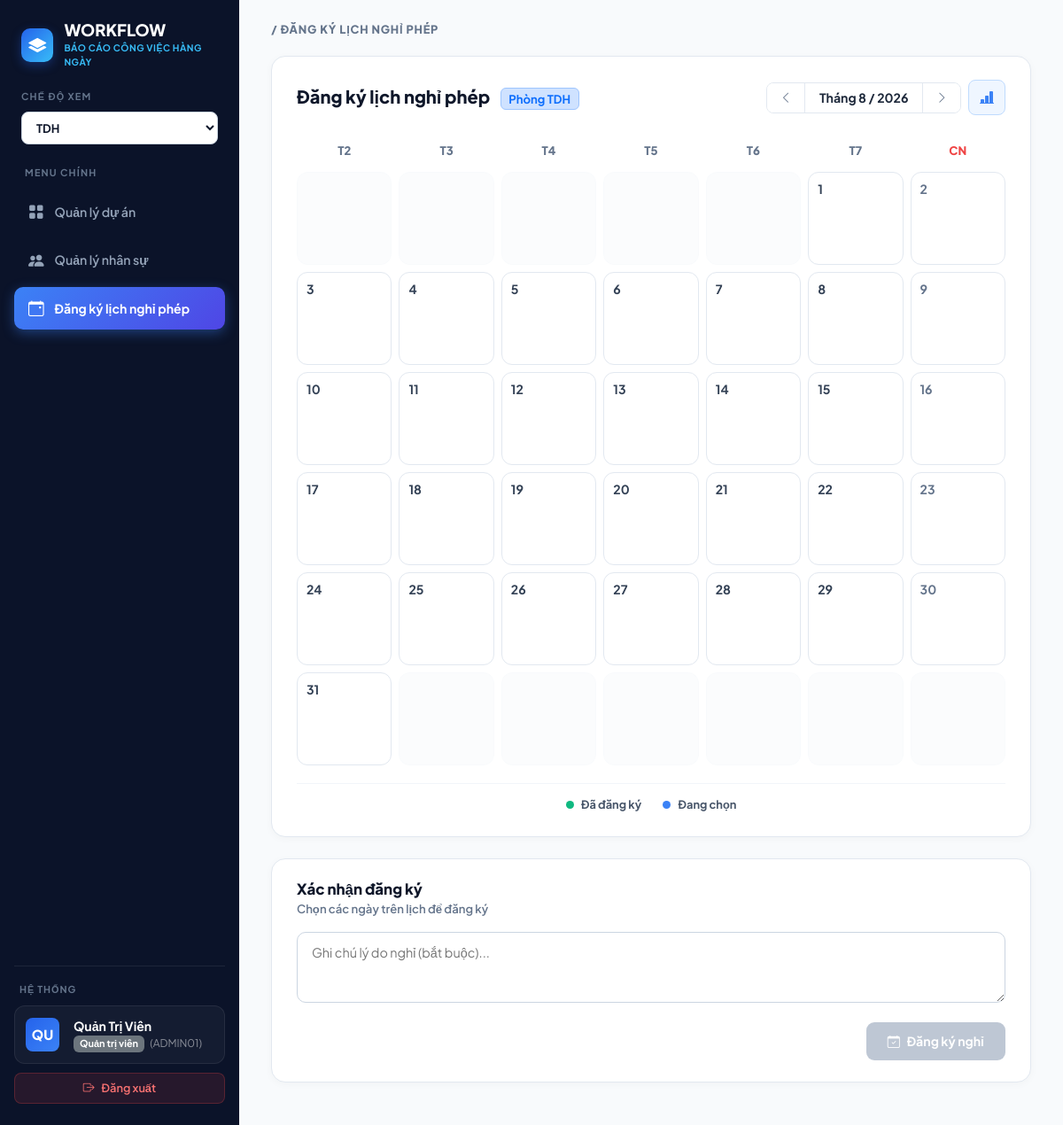
/leave-calendar?month=8&year=2026&dept=TDH (signed in), run on the app's committed database.
### app.py (models this page shows)
class Employee(db.Model):
    __tablename__ = 'employee'
    id = db.Column(db.Integer, primary_key=True)
    employee_code = db.Column(db.String(50), unique=True, nullable=False)
    full_name = db.Column(db.String(100), nullable=False)
    email = db.Column(db.String(100))
    phone = db.Column(db.String(20))
    emergency_phone = db.Column(db.String(50))
    position = db.Column(db.String(100))
    department = db.Column(db.String(50), nullable=False, default='TDH')  # 'TDH', 'A11A', 'LENS'
    role = db.Column(db.String(20), nullable=False, default='user')        # 'admin' hoặc 'user'
    password_hash = db.Column(db.String(200), nullable=False)
    start_date = db.Column(db.Date)
    status = db.Column(db.String(50), default='active')                    # 'active' hoặc 'inactive'

### app.py (the view, shortened to what this page needs)
@app.route('/leave-calendar')
def leave_calendar():
    emp_code = session.get('employee_code')
    if not emp_code:
        flash('Vui lòng đăng nhập trước khi tiếp tục.', 'warning')
        return redirect(url_for('login'))
    current_user = Employee.query.filter_by(employee_code=emp_code).first()
    if not current_user:
        session.clear()
        return redirect(url_for('login'))
    today = datetime.now().date()
    month = request.args.get('month', type=int) or today.month
    year = request.args.get('year', type=int) or today.year
    is_admin = (session.get('role') == 'admin')
    if is_admin:
        selected_dept = request.args.get('dept', 'TDH')
        if selected_dept not in ['TDH', 'A11A', 'LENS']:
            selected_dept = 'TDH'
    prev_month, prev_year = (12, year - 1) if month == 1 else (month - 1, year)
    next_month, next_year = (1, year + 1) if month == 12 else (month + 1, year)
    all_leaves = LeaveRequest.query.all()
    month_leaves = [
        l for l in all_leaves
        if l.leave_date and l.leave_date.month == month and l.leave_date.year == year
    ]
    display_leaves = [l for l in month_leaves if l.employee and l.employee.department == selected_dept]
    leaves_by_date = {}
    for l in display_leaves:
        date_key = l.leave_date.strftime('%Y-%m-%d')
        if date_key not in leaves_by_date:
            leaves_by_date[date_key] = []
        leaves_by_date[date_key].append(l)
    cal = calendar.Calendar(firstweekday=0)
    month_dates = cal.monthdatescalendar(year, month)
    calendar_weeks = []
    for week in month_dates:
        week_data = []
        for d in week:
            date_str = d.strftime('%Y-%m-%d')
            week_data.append({
                'day': d.day,
                'date_str': date_str,
                'is_current_month': (d.month == month),
                'is_today': (d == today),
                'is_sunday': (d.isoweekday() == 7),
                'leaves': leaves_by_date.get(date_str, [])
            })
        calendar_weeks.append(week_data)
    emp_stats = {}
    chart_labels = list(emp_stats.keys())
    chart_data = [info['count'] for info in emp_stats.values()]
    emp_summary = [
        {'name': k, 'dept': v['dept'], 'count': v['count'], 'dates_str': ', '.join(v['dates'])}
        for k, v in emp_stats.items()
    ]
    user_initials = get_initials(current_user.full_name)
    return render_template(
        'leave_calendar.html',
        current_user=current_user,
        user_initials=user_initials,
        calendar_weeks=calendar_weeks,
        current_month=month,
        current_year=year,
        prev_month=prev_month,
        prev_year=prev_year,
        next_month=next_month,
        next_year=next_year,
        selected_dept=selected_dept,
        chart_labels=chart_labels,
        chart_data=chart_data,
        emp_summary=emp_summary,
        is_admin=is_admin,
        active_page='leave_calendar'
    )

### app.py (called while the page is built)
def get_initials(name):
    if not name:
        return 'NV'
    parts = name.strip().split()
    if len(parts) >= 2:
        return (parts[0][0] + parts[-1][0]).upper()
    return name[:2].upper()

### templates/leave_calendar.html (shortened to what this page needs)
<!DOCTYPE html>
<html lang="vi">
<head>
    <link href="https://cdn.jsdelivr.net/npm/bootstrap@5.3.0/dist/css/bootstrap.min.css" rel="stylesheet">
    <link rel="stylesheet" href="https://cdn.jsdelivr.net/npm/bootstrap-icons@1.11.3/font/bootstrap-icons.min.css">
</head>
<body>
    {% if session.get('role') == 'admin' or current_user.role == 'admin' %}
        {% include 'sidebar_admin.html' %}
    {% else %}
        {% include 'sidebar_user.html' %}
    {% endif %}
    <main class="main-wrapper">
        <div class="breadcrumb-tag">/ ĐĂNG KÝ LỊCH NGHỈ PHÉP</div>
        <div class="calendar-main-card">
            <div class="calendar-header">
                <h1 class="calendar-title">Đăng ký lịch nghỉ phép <span class="badge bg-primary-subtle text-primary border border-primary-subtle ms-2" style="font-size: 0.82rem; font-weight: 700; vertical-align: middle;">Phòng {{ selected_dept }}</span></h1>
                <div class="calendar-controls">
                    <div class="nav-btn-group">
                        <a href="{{ url_for('leave_calendar', month=prev_month, year=prev_year, dept=selected_dept) }}" class="cal-nav-btn" title="Tháng trước">
                            <i class="bi bi-chevron-left"></i>
                        </a>
                        <div class="month-display-text">Tháng {{ current_month }} / {{ current_year }}</div>
                        <a href="{{ url_for('leave_calendar', month=next_month, year=next_year, dept=selected_dept) }}" class="cal-nav-btn" title="Tháng sau">
                            <i class="bi bi-chevron-right"></i>
                        </a>
                    </div>
                    <button type="button" class="btn-chart-stats" data-bs-toggle="modal" data-bs-target="#leaveStatsModal" title="Xem biểu đồ thống kê ngày nghỉ">
                        <i class="bi bi-bar-chart-line-fill"></i>
                    </button>
                </div>
            </div>
            <div class="calendar-grid">
                <div class="weekday-header">T2</div>
                <div class="weekday-header">T3</div>
                <div class="weekday-header">T4</div>
                <div class="weekday-header">T5</div>
                <div class="weekday-header">T6</div>
                <div class="weekday-header">T7</div>
                <div class="weekday-header sunday">CN</div>
                {% for week in calendar_weeks %}
                    {% for day_item in week %}
                    <div class="day-cell {% if not day_item.is_current_month %}other-month{% endif %}"
                         {% if day_item.is_current_month %}
                         data-date="{{ day_item.date_str }}"
                         onclick="toggleDateSelection(this, '{{ day_item.date_str }}')"
                         {% endif %}>
                        <div class="d-flex justify-content-between align-items-center">
                            {% if day_item.is_current_month %}
                            <span class="day-num {% if day_item.is_today %}today{% elif day_item.is_sunday %}sunday{% endif %}">
                                {{ day_item.day }}
                            </span>
                            {% else %}
                            <span></span>
                            {% endif %}
                        </div>
                    </div>
                    {% endfor %}
                {% endfor %}
            </div>
            <div class="calendar-legend">
                <div>
                    <span class="legend-dot-green"></span>
                    <span>Đã đăng ký</span>
                </div>
                <div>
                    <span class="legend-dot-blue"></span>
                    <span>Đang chọn</span>
                </div>
            </div>
        </div>
        <div class="confirm-section">
            <h2 class="confirm-title">Xác nhận đăng ký</h2>
            <div class="confirm-subtitle" id="selectedDatesLabel">
                Chọn các ngày trên lịch để đăng ký
            </div>
            <form action="{{ url_for('leave_register') }}" method="POST" id="leaveForm">
                <div class="mb-3">
                    <textarea name="reason" class="confirm-textarea" placeholder="Ghi chú lý do nghỉ (bắt buộc)..." required></textarea>
                </div>
                <div class="text-end">
                    <button type="submit" class="btn-register-leave" id="btnSubmitLeave" disabled>
                        <i class="bi bi-calendar-check"></i>
                        <span>Đăng ký nghỉ</span>
                    </button>
                </div>
            </form>
        </div>
    </main>
</body>
</html>

### templates/sidebar_admin.html (shortened to what this page needs)
<aside class="sidebar">
    <div>
        <div class="brand-box">
            <div class="brand-icon">
                <i class="bi bi-layers-fill"></i>
            </div>
            <div>
                <div class="brand-title">WORKFLOW</div>
                <div class="brand-subtitle">BÁO CÁO CÔNG VIỆC HÀNG NGÀY</div>
            </div>
        </div>
        <div class="mode-container">
            <div class="mode-label">CHẾ ĐỘ XEM</div>
            <select class="mode-select" id="adminDeptSelector" onchange="switchAdminDept(this.value)">
                <option value="TDH" {% if selected_dept == 'TDH' %}selected{% endif %}>TDH</option>
            </select>
        </div>
        <div class="menu-label">MENU CHÍNH</div>
        <nav class="nav flex-column">
            {% set is_projects_active = (active_page == 'projects' or request.endpoint in ['admin_dashboard', 'admin_reports'] or request.path in ['/admin', '/projects', '/admin/reports']) %}
            <a href="{{ url_for('admin_dashboard') }}?dept={{ selected_dept or 'TDH' }}" class="nav-link-custom {{ 'active' if is_projects_active else '' }}">
                <i class="bi bi-grid-fill"></i>
                <span>Quản lý dự án</span>
            </a>
            {% set is_employees_active = (active_page == 'employees' or request.endpoint == 'admin_employees' or request.path.startswith('/admin/employees')) %}
            <a href="{{ url_for('admin_employees') }}?dept={{ selected_dept or 'TDH' }}" class="nav-link-custom {{ 'active' if is_employees_active else '' }}">
                <i class="bi bi-people-fill"></i>
                <span>Quản lý nhân sự</span>
            </a>
            {% set is_leave_active = (active_page == 'leave_calendar' or request.endpoint == 'leave_calendar' or request.path.startswith('/leave-calendar')) %}
            <a href="{{ url_for('leave_calendar') }}?dept={{ selected_dept or 'TDH' }}" class="nav-link-custom {{ 'active' if is_leave_active else '' }}">
                <i class="bi bi-calendar-event"></i>
                <span>Đăng ký lịch nghỉ phép</span>
            </a>
        </nav>
    </div>
    <div class="system-footer">
        <div class="system-label">HỆ THỐNG</div>
        <div class="user-card d-flex align-items-center gap-3">
            <div class="user-avatar">
                {{ admin_initials or (session.get('full_name', 'AD')[:2]|upper) }}
            </div>
            <div class="overflow-hidden">
                <div class="text-white fw-bold text-truncate" style="font-size: 0.88rem;">{{ session.get('full_name') or 'Quản Trị Viên' }}</div>
                <div class="text-muted text-truncate" style="font-size: 0.75rem;">
                    <span class="badge bg-secondary" style="font-size: 0.68rem;">Quản trị viên</span>
                    <span class="ms-1 text-white-50">({{ session.get('employee_code') or 'ADMIN01' }})</span>
                </div>
            </div>
        </div>
        <a href="{{ url_for('logout') }}" class="logout-btn">
            <i class="bi bi-box-arrow-right"></i>
            <span>Đăng xuất</span>
        </a>
    </div>
</aside>

### templates/leave_calendar.html (style rules this page uses)
* { font-family: 'Plus Jakarta Sans', sans-serif; box-sizing: border-box; }
body { background-color: #f8fafc; color: #1e293b; min-height: 100vh; margin: 0; overflow-x: hidden; }
.main-wrapper { margin-left: 270px; padding: 24px 36px 48px; min-height: 100vh; }
.breadcrumb-tag { font-size: 0.8rem; font-weight: 800; color: #64748b; letter-spacing: 0.8px; margin-bottom: 20px; }
.calendar-main-card { background: #ffffff; border: 1px solid #e2e8f0; border-radius: 16px; padding: 26px 28px; box-shadow: 0 2px 10px rgba(0, 0, 0, 0.03); margin-bottom: 24px; }
.calendar-header { display: flex; align-items: center; justify-content: space-between; margin-bottom: 24px; }
.calendar-title { font-size: 1.25rem; font-weight: 800; color: #0f172a; margin: 0; }
.calendar-controls { display: flex; align-items: center; gap: 8px; }
.nav-btn-group { display: inline-flex; border: 1px solid #e2e8f0; border-radius: 8px; overflow: hidden; background: #ffffff; }
.cal-nav-btn { border: none; background: #ffffff; color: #64748b; padding: 6px 14px; font-size: 0.85rem; font-weight: 700; cursor: pointer; text-decoration: none; display: inline-flex; align-items: center; justify-content: center; transition: all 0.15s ease; }
.month-display-text { padding: 6px 16px; font-size: 0.88rem; font-weight: 700; color: #1e293b; border-left: 1px solid #e2e8f0; border-right: 1px solid #e2e8f0; user-select: none; }
.btn-chart-stats { background: #eff6ff; color: #3b82f6; border: 1px solid #bfdbfe; border-radius: 8px; padding: 7px 12px; display: inline-flex; align-items: center; justify-content: center; cursor: pointer; font-size: 1rem; transition: all 0.15s ease; }
.calendar-grid { display: grid; grid-template-columns: repeat(7, 1fr); gap: 8px; margin-bottom: 20px; }
.weekday-header { text-align: center; font-size: 0.82rem; font-weight: 800; color: #64748b; padding: 6px 0; user-select: none; }
.weekday-header.sunday { color: #ef4444; }
.day-cell { background: #ffffff; border: 1px solid #e2e8f0; border-radius: 12px; min-height: 105px; padding: 8px 10px; cursor: pointer; display: flex; flex-direction: column; justify-content: space-between; transition: all 0.18s ease; position: relative; }
.day-cell.other-month { background: #f8fafc; border-color: #f1f5f9; cursor: default; opacity: 0.45; }
.day-num { font-size: 0.88rem; font-weight: 700; color: #334155; margin-bottom: 4px; }
.day-num.sunday { color: #64748b; }
.calendar-legend { display: flex; align-items: center; justify-content: center; gap: 24px; padding-top: 14px; border-top: 1px solid #f1f5f9; font-size: 0.8rem; font-weight: 700; color: #475569; }
.legend-dot-green { width: 9px; height: 9px; border-radius: 50%; background-color: #10b981; display: inline-block; margin-right: 6px; }
.legend-dot-blue { width: 9px; height: 9px; border-radius: 50%; background-color: #3b82f6; display: inline-block; margin-right: 6px; }
.confirm-section { background: #ffffff; border: 1px solid #e2e8f0; border-radius: 16px; padding: 24px 28px; box-shadow: 0 2px 10px rgba(0, 0, 0, 0.03); }
.confirm-title { font-size: 1.05rem; font-weight: 800; color: #0f172a; margin-bottom: 2px; }
.confirm-subtitle { font-size: 0.82rem; color: #64748b; font-weight: 600; margin-bottom: 16px; }
.confirm-textarea { width: 100%; border: 1px solid #cbd5e1; border-radius: 10px; padding: 12px 16px; font-size: 0.9rem; outline: none; transition: all 0.15s ease; resize: vertical; min-height: 80px; }
.btn-register-leave { background-color: #4f46e5; color: #ffffff; border: none; border-radius: 9px; font-size: 0.88rem; font-weight: 700; padding: 11px 24px; display: inline-flex; align-items: center; gap: 8px; box-shadow: 0 2px 8px rgba(79, 70, 229, 0.3); cursor: pointer; transition: all 0.15s ease; }
.btn-register-leave:disabled { background-color: #94a3b8; box-shadow: none; cursor: not-allowed; opacity: 0.6; }

### data on the page
Employee: full_name "Quản Trị Viên", employee_code "ADMIN01", department "TDH"

### other printed values
{{ admin_initials or (session.get('full_name', 'AD')[:2]|upper) }} "QU"
{{ current_month }} "8"
{{ current_year }} "2026"
{{ day_item.day }} "1" "2" "3" "4" "5" "6" "7" "8" "9" "10" "11" "12" "13" "14" "15" "16" "17" "18" "19" "20" "21" "22" "23" "24" "25" "26" "27" "28" "29" "30" "31"
